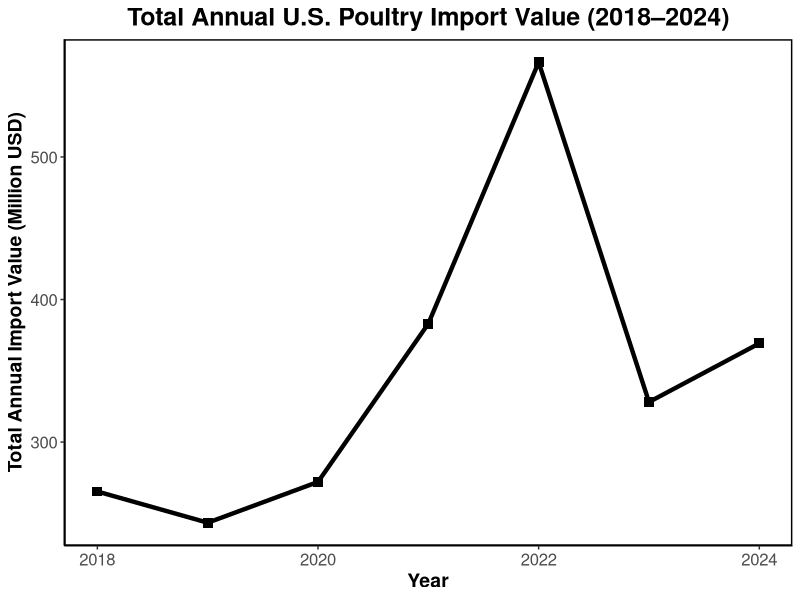
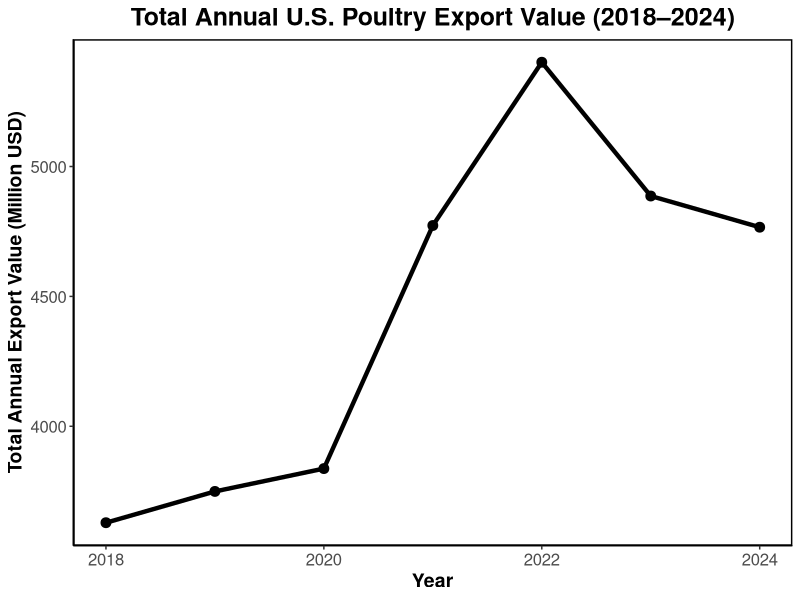

Reproduce these figures in R, in order.
## ---- chunk 1

library(dplyr)
library(tidyr)
library(ggplot2)

PoultryData <- read.csv("../Data/03_assignment_data.csv")
# glimpse(PoultryData)
# colnames(PoultryData)
# identical(PoultryData$qty, PoultryData$net_wgt)

PoultryDataClean <- PoultryData %>% 
  mutate(
    qty_mg = qty/1000
    ) %>%
  dplyr::select(
    ref_year,
    flow_desc, 
    partner_desc, 
    primary_value, 
    qty_mg
    ) %>%
  arrange(
    flow_desc
    )

PoultryDataClean
## ---- chunk 2
PoultryDataClean_Import <- filter(PoultryDataClean,
                              flow_desc == "Import",
                              ref_year >= 2018,
                              ref_year <= 2024
                                  )

PoultryDataClean_Import

PoultryDataClean_Import_CountryNum <- n_distinct(PoultryDataClean_Import$partner_desc)

PoultryDataClean_Import_CountryNum

## ---- chunk 3

Tradevalues_Import <- PoultryDataClean_Import %>%
  dplyr::select(
                partner_desc,
                ref_year,
                primary_value
                )

Tradevalues_Import

Tradevalues_Import_min <- arrange(
                                  Tradevalues_Import,
                                  primary_value
                                  ) %>%
  slice(1)

Tradevalues_Import_min

Tradevalues_Import_max <- arrange(
                                  Tradevalues_Import, 
                                  desc(primary_value)
                                  ) %>%
  slice(1)

Tradevalues_Import_max

## ---- chunk 4

TopfiveCountry_Import_2018 <- PoultryDataClean_Import %>%
  filter(ref_year == 2018) %>%
  group_by(partner_desc) %>%
  summarise(
    qty = sum(qty_mg),
    tradevalue = sum(primary_value)) %>%
  arrange(desc(qty)) %>%
  slice(1:5)

TopfiveCountry_Import_2018
  
TopfiveCountry_Import_2024 <- PoultryDataClean_Import %>%
  filter(ref_year == 2024) %>%
  group_by(partner_desc) %>%
  summarise(
    qty = sum(qty_mg),
    tradevalue = sum(primary_value)) %>%
  arrange(desc(qty)) %>%
  slice(1:5)

TopfiveCountry_Import_2024

## ---- chunk 5

TotalImportValue_Country <- PoultryDataClean_Import %>%
  dplyr::select(partner_desc,
                primary_value
                ) %>%
  group_by(partner_desc) %>%
  summarise(Total_import_tradevalue = sum(primary_value)) %>%
  arrange(desc(Total_import_tradevalue))

TotalImportValue_Country

## ---- chunk 6

TotalImportValue_Yearly <- PoultryDataClean_Import %>%
  dplyr::select(ref_year,
                primary_value
                ) %>%
  group_by(ref_year) %>%
  summarise(Total_import_tradevalue = sum(primary_value)) %>%
  arrange(desc(Total_import_tradevalue))

TotalImportValue_Yearly

## ---- chunk 7

TotalImportValue_Yearly_1 <- mutate(TotalImportValue_Yearly,
                                    Total_import_tradevalue_million = Total_import_tradevalue/1000000)

TotalImportValue_Yearly_1

ggplot(data = TotalImportValue_Yearly_1,
       aes(x = ref_year,
           y = Total_import_tradevalue_million)
       ) + 
  geom_line(color = "black",
                 linewidth = 1.5) +
  geom_point(color = "black",
             size = 3,
             shape = 15) +
  labs(x = "Year",
       y = "Total Annual Import Value (Million USD)",
       title = "Total Annual U.S. Poultry Import Value (2018–2024)") +
  theme_classic() +
  theme(plot.title = element_text(hjust = 0.5, size = 18, face = "bold"),
        axis.title = element_text(size = 14, face = "bold"),
        axis.text = element_text(size = 12),
        panel.border = element_rect(color = "black", fill = NA, linewidth = 1)
        )

## ---- chunk 8

PoultryDataClean_Export <- filter(PoultryDataClean,
                              flow_desc == "Export",
                              ref_year >= 2018,
                              ref_year <= 2024
                                  )

PoultryDataClean_Export

PoultryDataClean_Export_CountryNum <- n_distinct(PoultryDataClean_Export$partner_desc)

PoultryDataClean_Export_CountryNum

## ---- chunk 9

Tradevalues_Export <- PoultryDataClean_Export %>%
  dplyr::select(
                partner_desc,
                ref_year,
                primary_value
                )

Tradevalues_Export

Tradevalues_Export_min <- arrange(
                                  Tradevalues_Export,
                                  primary_value
                                  ) %>%
  slice(1)

Tradevalues_Export_min

Tradevalues_Export_max <- arrange(
                                  Tradevalues_Export, 
                                  desc(primary_value)
                                  ) %>%
  slice(1)

Tradevalues_Export_max

## ---- chunk 10

TopfiveCountry_Export_2018 <- PoultryDataClean_Export %>%
  filter(ref_year == 2018) %>%
  group_by(partner_desc) %>%
  summarise(
    qty = sum(qty_mg),
    tradevalue = sum(primary_value)) %>%
  arrange(desc(qty)) %>%
  slice(1:5)

TopfiveCountry_Export_2018
  
TopfiveCountry_Export_2024 <- PoultryDataClean_Export %>%
  filter(ref_year == 2024) %>%
  group_by(partner_desc) %>%
  summarise(
    qty = sum(qty_mg),
    tradevalue = sum(primary_value)) %>%
  arrange(desc(qty)) %>%
  slice(1:5)

TopfiveCountry_Export_2024

## ---- chunk 11

TotalExportValue_Country <- PoultryDataClean_Export %>%
  dplyr::select(partner_desc,
                primary_value
                ) %>%
  group_by(partner_desc) %>%
  summarise(Total_export_tradevalue = sum(primary_value)) %>%
  arrange(desc(Total_export_tradevalue))

TotalExportValue_Country


## ---- chunk 12

TotalExportValue_Yearly <- PoultryDataClean_Export %>%
  dplyr::select(ref_year,
                primary_value
                ) %>%
  group_by(ref_year) %>%
  summarise(Total_export_tradevalue = sum(primary_value)) %>%
  arrange(desc(Total_export_tradevalue))

TotalExportValue_Yearly

## ---- chunk 13

TotalExportValue_Yearly_1 <- mutate(TotalExportValue_Yearly,
                                    Total_export_tradevalue_million = Total_export_tradevalue/1000000)

TotalExportValue_Yearly_1

ggplot(data = TotalExportValue_Yearly_1,
       aes(x = ref_year,
           y = Total_export_tradevalue_million)
       ) + 
  geom_line(color = "black",
                 linewidth = 1.5) +
  geom_point(color = "black",
             size = 3) +
  labs(x = "Year",
       y = "Total Annual Export Value (Million USD)",
       title = "Total Annual U.S. Poultry Export Value (2018–2024)") +
  theme_classic() +
  theme(plot.title = element_text(hjust = 0.5, size = 18, face = "bold"),
        axis.title = element_text(size = 14, face = "bold"),
        axis.text = element_text(size = 12),
        panel.border = element_rect(color = "black", fill = NA, linewidth = 1)
        )

